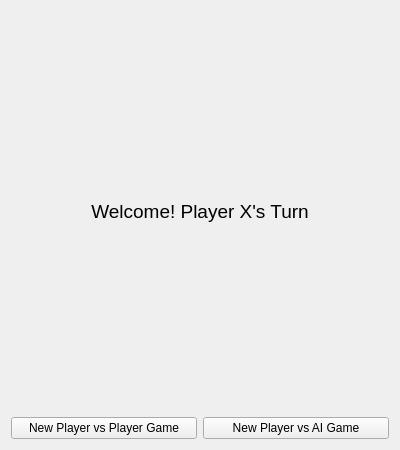
<?xml version="1.0" encoding="UTF-8"?>
<ui version="4.0">
 <class>GameWindow</class>
 <widget class="QWidget" name="GameWindow">
  <property name="geometry">
   <rect>
    <x>0</x>
    <y>0</y>
    <width>400</width>
    <height>450</height>
   </rect>
  </property>
  <property name="windowTitle">
   <string>Tic Tac Toe</string>
  </property>
  <layout class="QVBoxLayout" name="verticalLayout">
   <item>
    <widget class="QLabel" name="statusLabel">
     <property name="font">
      <font>
       <pointsize>14</pointsize>
      </font>
     </property>
     <property name="text">
      <string>Welcome! Player X's Turn</string>
     </property>
     <property name="alignment">
      <set>Qt::AlignCenter</set>
     </property>
    </widget>
   </item>
   <item>
    <layout class="QGridLayout" name="gridLayout">
     <property name="spacing">
      <number>0</number>
     </property>
    </layout>
   </item>
   <item>
    <layout class="QHBoxLayout" name="horizontalLayout">
     <item>
      <widget class="QPushButton" name="pvpButton">
       <property name="text">
        <string>New Player vs Player Game</string>
       </property>
      </widget>
     </item>
     <item>
      <widget class="QPushButton" name="pveButton">
       <property name="text">
        <string>New Player vs AI Game</string>
       </property>
      </widget>
     </item>
    </layout>
   </item>
  </layout>
 </widget>
 <resources/>
 <connections/>
</ui>
